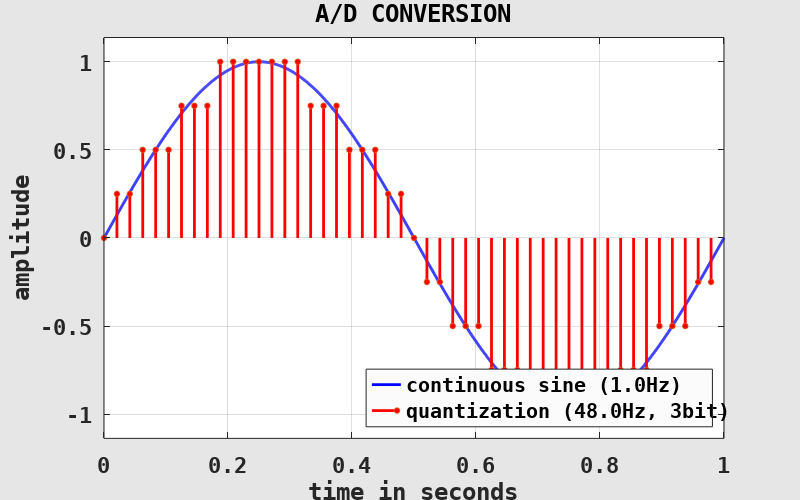
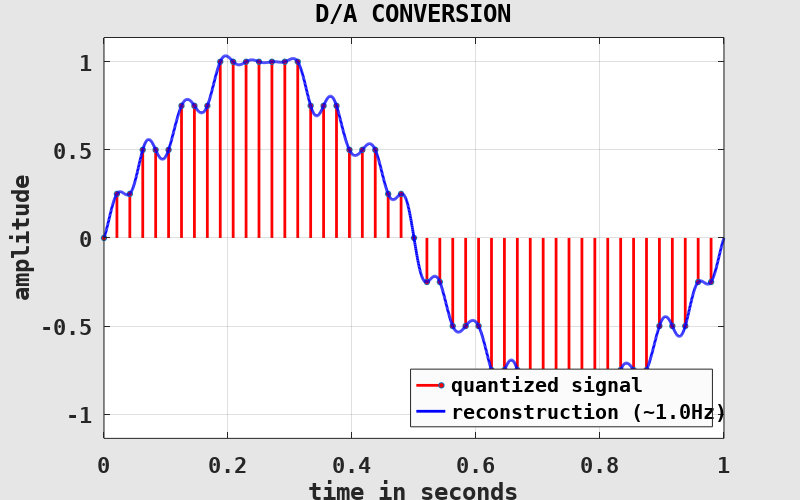

Recreate these plots in MATLAB, in order.
clearvars( '-except', '-regexp', '^fig\d*$' );

	% -----------------------------------------------------------------------
	% a continuous test signal (sine with frequency f and length L)
	% -----------------------------------------------------------------------
f = 1;
L = 1;

x = @( t ) sin( 2*pi*f * t ); % continuous sine with frequency f

	% -----------------------------------------------------------------------
	% quantize the test signal (using sampling rate fS and nS bits/sample)
	% -----------------------------------------------------------------------
fS = 48; % sampling rate, EXERCISE!
nS = 3; % bits per sample, EXERCISE!

N = floor( L * fS ); % number of samples
ti = (0:N-1) / fS; % quantized time values
xi = round( 2^(nS-1) * x( ti ) ) / 2^(nS-1); % quantized amplitudes

	% -----------------------------------------------------------------------
	% reconstruct the signal from qunatization (Whittaker-Shannon)
	% THIS PART IS NOT IMPORTANT FOR FOLLOWING THE LECTURE!
	% -----------------------------------------------------------------------
dt = 1 / 2000; % temporal resolution
t = linspace( 0, L, L / dt );

for j = 1:numel( t )
	sincarg = (t(j) - ti) * fS; % sinc function
	sincarg(find( sincarg == 0)) = 1;
	sincval = sin( pi * sincarg ) ./ (pi * sincarg);

	xr(j) = sum( xi .* sincval ); % reconstructed amplitude
end

fR = sum( abs( diff( xr >= 0 ) ) ) / L / 2; % estimate frequency using zero-crossings, TODO

	% -----------------------------------------------------------------------
	% plot A/D conversion
	% THIS PART IS NOT IMPORTANT FOR FOLLOWING THE LECTURE!
	% -----------------------------------------------------------------------
if exist( 'fig1', 'var' ) ~= 1 || ~ishandle( fig1 ) % prepare figure window
	fig1 = figure( ...
		'Color', [0.9, 0.9, 0.9], 'InvertHardcopy', 'off', ...
		'PaperPosition', [0, 0, 8, 5], ...
		'defaultAxesFontName', 'DejaVu Sans Mono', 'defaultAxesFontSize', 16, 'defaultAxesFontWeight', 'bold', ...
		'defaultAxesNextPlot', 'add', ...
		'defaultAxesBox', 'on', 'defaultAxesLayer', 'top', ...
		'defaultAxesXGrid', 'on', 'defaultAxesYGrid', 'on' );
end

figure( fig1 ); % set and clear current figure
clf( fig1 );

set( fig1, 'Name', 'A/D CONVERSION' ); % set labels
title( get( fig1, 'Name' ) );

xlabel( 'time in seconds' );
ylabel( 'amplitude' );

xlim( [0, L] ); % set axes
ylim( [-1, 1] * max( abs( cat( 2, x( t ), xi, xr ) ) ) * 1.1 );

plot( t, x( t ), ... % plot continuous signal
	'Color', 'blue', 'LineWidth', 2 );

stem( ti, xi, ... % plot discrete signal
	'Color', 'red', 'LineWidth', 2, 'MarkerSize', 4, 'MarkerFaceColor', 'red', ...
	'ShowBaseLine', 'off' );

h = legend( ... % show legend
	{sprintf( 'continuous sine (%.1fHz)', f ), sprintf( 'quantization (%.1fHz, %dbit)', fS, nS )}, ...
	'Location', 'southeast' );
set( h, 'Color', [0.9825, 0.9825, 0.9825] );
	
	% -----------------------------------------------------------------------
	% plot D/A conversion
	% THIS PART IS NOT IMPORTANT FOR FOLLOWING THE LECTURE!
	% -----------------------------------------------------------------------
if exist( 'fig2', 'var' ) ~= 1 || ~ishandle( fig2 ) % prepare figure window
	fig2 = figure( ...
		'Color', [0.9, 0.9, 0.9], 'InvertHardcopy', 'off', ...
		'PaperPosition', [0, 0, 8, 5], ...
		'defaultAxesFontName', 'DejaVu Sans Mono', 'defaultAxesFontSize', 16, 'defaultAxesFontWeight', 'bold', ...
		'defaultAxesNextPlot', 'add', ...
		'defaultAxesBox', 'on', 'defaultAxesLayer', 'top', ...
		'defaultAxesXGrid', 'on', 'defaultAxesYGrid', 'on' );
end

figure( fig2 ); % set and clear current figure
clf( fig2 );

set( fig2, 'Name', 'D/A CONVERSION' ); % set labels
title( get( fig2, 'Name' ) );

xlabel( 'time in seconds' );
ylabel( 'amplitude' );

xlim( [0, L] ); % set axes
ylim( [-1, 1] * max( abs( cat( 2, x( t ), xi, xr ) ) ) * 1.1 );

stem( ti, xi, ... % plot discrete signal
	'Color', 'red', 'LineWidth', 2, 'MarkerSize', 4, 'MarkerFaceColor', 'red', ...
	'ShowBaseLine', 'off' );

plot( t, xr, ... % plot reconstructed signal
	'Color', 'blue', 'LineWidth', 2 );

h = legend( ... % show legend
	{'quantized signal', sprintf( 'reconstruction (~%.1fHz)', fR )}, ...
	'Location', 'southeast' );
set( h, 'Color', [0.9825, 0.9825, 0.9825] );

